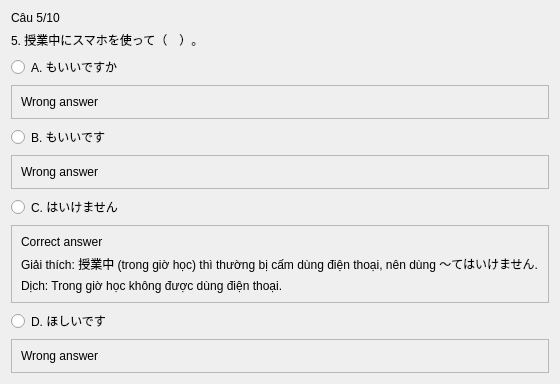
               <widget class="QWidget" name="page_11">
                <layout class="QVBoxLayout" name="verticalLayout_64">
                 <item>
                  <widget class="QLabel" name="label_92">
                   <property name="text">
                    <string>Câu 5/10</string>
                   </property>
                  </widget>
                 </item>
                 <item>
                  <widget class="QLabel" name="label_93">
                   <property name="text">
                    <string>5. 授業中にスマホを使って（　）。</string>
                   </property>
                  </widget>
                 </item>
                 <item>
                  <widget class="QRadioButton" name="radioButton_41">
                   <property name="text">
                    <string>A. もいいですか</string>
                   </property>
                  </widget>
                 </item>
                 <item>
                  <widget class="QFrame" name="frame_57">
                   <property name="frameShape">
                    <enum>QFrame::StyledPanel</enum>
                   </property>
                   <property name="frameShadow">
                    <enum>QFrame::Raised</enum>
                   </property>
                   <layout class="QVBoxLayout" name="verticalLayout_65">
                    <item>
                     <widget class="QLabel" name="label_116">
                      <property name="text">
                       <string>Wrong answer</string>
                      </property>
                     </widget>
                    </item>
                   </layout>
                  </widget>
                 </item>
                 <item>
                  <widget class="QRadioButton" name="radioButton_42">
                   <property name="text">
                    <string>B. もいいです</string>
                   </property>
                  </widget>
                 </item>
                 <item>
                  <widget class="QFrame" name="frame_58">
                   <property name="frameShape">
                    <enum>QFrame::StyledPanel</enum>
                   </property>
                   <property name="frameShadow">
                    <enum>QFrame::Raised</enum>
                   </property>
                   <layout class="QVBoxLayout" name="verticalLayout_66">
                    <item>
                     <widget class="QLabel" name="label_117">
                      <property name="text">
                       <string>Wrong answer</string>
                      </property>
                     </widget>
                    </item>
                   </layout>
                  </widget>
                 </item>
                 <item>
                  <widget class="QRadioButton" name="radioButton_43">
                   <property name="text">
                    <string>C. はいけません</string>
                   </property>
                  </widget>
                 </item>
                 <item>
                  <widget class="QFrame" name="frame_59">
                   <property name="frameShape">
                    <enum>QFrame::StyledPanel</enum>
                   </property>
                   <property name="frameShadow">
                    <enum>QFrame::Raised</enum>
                   </property>
                   <layout class="QVBoxLayout" name="verticalLayout_67">
                    <item>
                     <widget class="QLabel" name="label_120">
                      <property name="text">
                       <string>Correct answer</string>
                      </property>
                     </widget>
                    </item>
                    <item>
                     <widget class="QLabel" name="label_119">
                      <property name="text">
                       <string>Giải thích: 授業中 (trong giờ học) thì thường bị cấm dùng điện thoại, nên dùng ～てはいけません.</string>
                      </property>
                     </widget>
                    </item>
                    <item>
                     <widget class="QLabel" name="label_118">
                      <property name="text">
                       <string>Dịch: Trong giờ học không được dùng điện thoại.</string>
                      </property>
                     </widget>
                    </item>
                   </layout>
                  </widget>
                 </item>
                 <item>
                  <widget class="QRadioButton" name="radioButton_44">
                   <property name="text">
                    <string>D. ほしいです</string>
                   </property>
                  </widget>
                 </item>
                 <item>
                  <widget class="QFrame" name="frame_60">
                   <property name="frameShape">
                    <enum>QFrame::StyledPanel</enum>
                   </property>
                   <property name="frameShadow">
                    <enum>QFrame::Raised</enum>
                   </property>
                   <layout class="QVBoxLayout" name="verticalLayout_68">
                    <item>
                     <widget class="QLabel" name="label_121">
                      <property name="text">
                       <string>Wrong answer</string>
                      </property>
                     </widget>
                    </item>
                   </layout>
                  </widget>
                 </item>
                </layout>
               </widget>
